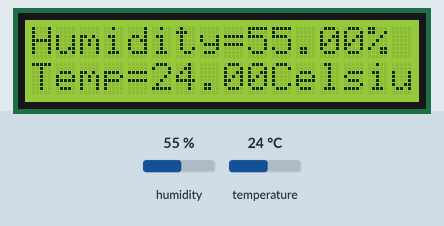
This sketch was run on a simulated Arduino Uno, built with avr-gcc and run on an emulated ATmega328P. Shown: 16×2 character LCD. Inputs (shaded band) come from the test bench; at power-on: humidity 55 %, temperature 24 °C.

Above: at 1.2 s.
1.3 s: humidity set to 22 %
At 3.1 s:
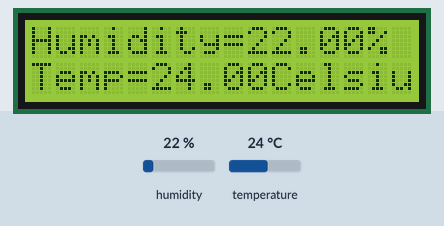
7.4 s: temperature set to 12 °C
At 9.6 s:
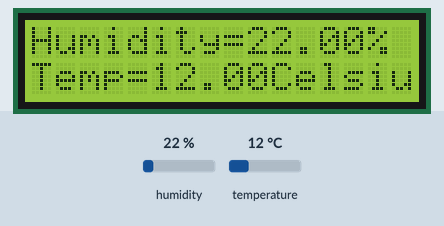
11.8 s: humidity set to 40 %
At 13.5 s:
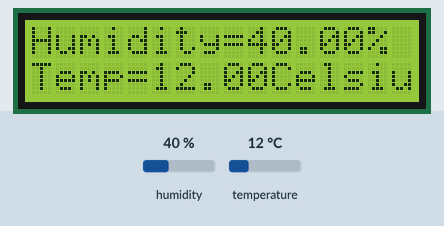
15.9 s: temperature set to 19 °C
At 17.4 s:
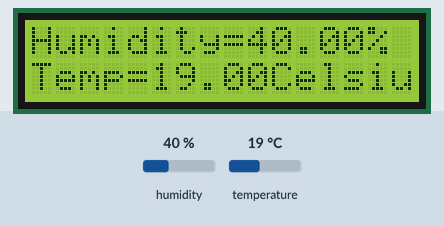
Timing chart, 0 to 18.9 s (numbered marks = the images above; inputs shaded):
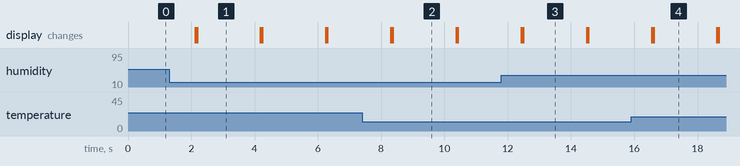

Measured:
- after the input at 1.3 s, the display: first differs from a run without the input after 0.88 s (image 1)
- after the input at 7.4 s, the display: first differs from a run without the input after 0.97 s (image 2)
- after the input at 11.8 s, the display: first differs from a run without the input after 0.69 s (image 3)
- after the input at 15.9 s, the display: first differs from a run without the input after 0.71 s (image 4)
- what the display in image 1 shows lasts 2.0 s, from 2.2 s to 4.2 s

The sketch:

task3.ino
```cpp
#include "DHT.h"
#define DHTPIN 4// you can use
#define DHTTYPE DHT11//#define DHTTYPE DHT21
                     //#define DHTTYPE DHT22
DHT dht(DHTPIN, DHTTYPE);//you can also use pins 3, 4, 5, 12, 13 or 14
   // Pin 15 can work but DHT must be disconnected during program upload
#include <LiquidCrystal_I2C.h>
LiquidCrystal_I2C lcd(0x27, 16, 2);
void setup() {
 dht.begin();// initialize the sensor
 lcd.backlight();// turn on lcd backlight
 lcd.init();// initialize lcd
}
void loop() {
 lcd.clear();
   lcd.setCursor(0,0);// set the cursor on the first row and column
   lcd.print("Humidity=");
   lcd.print((float)dht.readHumidity());//print the humidity
   lcd.print("%");
   lcd.setCursor(0,1);//set the cursor on the second row and first column
   lcd.print("Temp=");
   lcd.print((float)dht.readTemperature());//print the temperature
   lcd.print("Celsius");
   delay(2000);
   lcd.clear();
}
```
